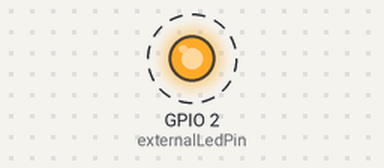
Bench run of a program on a simulated ESP32. Parts: output pins drawn as LEDs (lit = HIGH). Dashed ring = blinking. What the program prints to the serial monitor is not drawn.

Above: at 0.7 s.
Timing chart, 0 to 5.8 s (numbered marks = the images above):
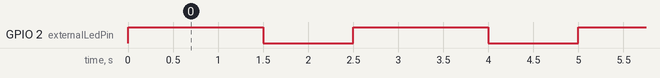

The program:

main.cpp
```cpp
#include <Arduino.h>

const int externalLedPin = 2;  // GPIO pin for external LED

void setup() {
  pinMode(LED_BUILTIN, OUTPUT);  // Set built-in LED pin as output
  pinMode(externalLedPin, OUTPUT);  // Set external LED pin as output
  Serial.begin(115200);
  Serial.println("Hello world!");
  // digitalWrite(externalLedPin, HIGH);
}

void loop() {
  Serial.println("Hello world from loop");

  // Turn both LEDs on
  digitalWrite(LED_BUILTIN, HIGH);
  digitalWrite(externalLedPin, HIGH);
  delay(500);
  digitalWrite(LED_BUILTIN, LOW);
  digitalWrite(externalLedPin, HIGH);
  delay(500);
  digitalWrite(LED_BUILTIN, HIGH);
  digitalWrite(externalLedPin, HIGH);
  delay(500);

  // Turn both LEDs off
  digitalWrite(LED_BUILTIN, LOW);
  digitalWrite(externalLedPin, LOW);
  delay(1000);
}
```

Measured:
- by itself, GPIO 2 (externalLedPin): alternates HIGH for 1.5 s and LOW for 1.0 s
